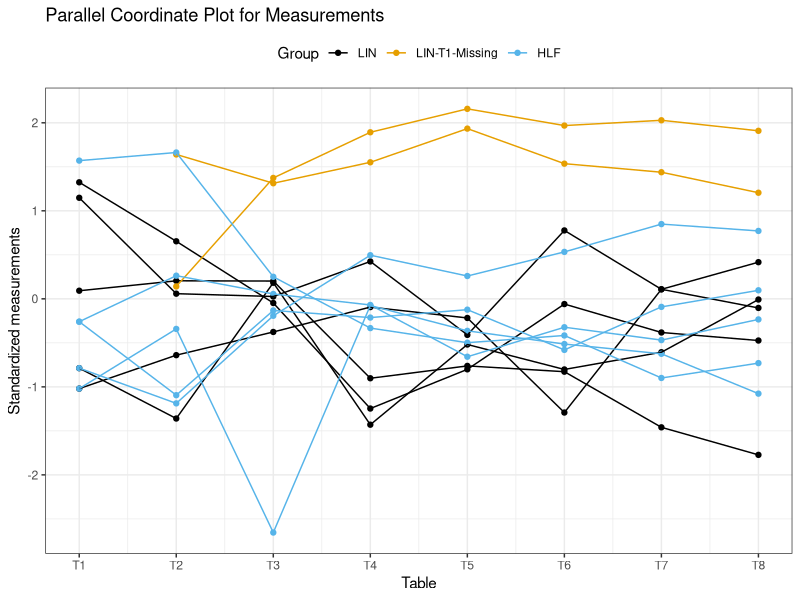

Generate this figure with R:
## ---- chunk 1
knitr::opts_chunk$set(echo = TRUE)

library(tidyr)
library(dplyr)
library(ggplot2)
library(lazyeval) # interp function
library(purrr)
library(kableExtra)
library(GGally)

cbp <- c("#000000", "#E69F00", "#56B4E9", "#009E73", "#F0E442", "#0072B2", "#D55E00", "#CC79A7")
## ---- chunk 2
llData <- data.frame(
  "School" = c(rep("LIN", 7), rep("HLF", 5)),
  "Table 1" = c(0.225, NA, 0.1, 0.375, 0.4, NA, 0.067,
                0.175, 0.435, 0.1, 0.067, 0.175),
  "Table 2" = c(2.2224, 4, 0.2847, 2.0412, 2.7784, 2.1429, 1.1763, 
                0.6131, 4.0275, 0.4979, 1.5455, 2.2944),
  "Table 3" = c(0.3093, 1.3091, 0.2917, 0.1513, 0.0848, 1.3636, -0.2113, 
                0.0086, 0.3527, -0.0459, -2.2622, 0.1770),
  "Table 4" = c(-0.1143, 0.6246, -0.2732, 0.2853, -0.2179, 0.7273, 0.1292,
                0.0933, 0.0573, 0.3067, 0.1345, 0.1364),
  "Table 5" = c(0.0, 0.9231, 0.0833, 0.1207, -0.0133, 1.0, 0.1865,
                0.2188, 0.0903, 0.3497, 0.1364, 0.0357),
  "Table 6" = c(-0.0101, 0.1111, -0.0088, 0.0722, 0.0293, 0.1333, -0.0339,
                0.0026, 0.0110, 0.0597, 0.0060, 0.0158),
  "Table 7" = c(-0.1367, 0.6, 0.0802, 0.2619, 0.1372, 0.75, 0.2619,
                0.2111, 0.0058, 0.4502, 0.0756, 0.1152),
  "Table 8" = c(-0.0909, 0.4545, 0.2323, 0.31, 0.147, 0.5833, 0.2148,
                0.2515, 0.1, 0.375, 0.0365, 0.1909)
)
names(llData) = c("school", "T1", "T2", "T3", "T4", "T5", "T6", "T7", "T8")
test_cols <- names(llData)[-1]
llData$Group <- llData$school
llData$Group[is.na(llData$T1)] <- "LIN-T1-Missing"
llData <- llData %>% 
  mutate(school=factor(school, levels=unique(school))) %>%
  mutate(Group = factor(Group, levels=unique(Group)))
## ---- chunk 3
llData %>%
    kbl(caption = "Measurement-data for the students at LIN and HLF. See <insert-reference-here> for a detailed explanation of the measurement methodology.",
        title = "Measurement-data") %>%
  kable_styling(bootstrap_options = c("striped", "hover", "condensed"))
## ---- chunk 4
colNames <- colnames(llData[,2:9])
transformedData <- data.frame(sapply(2:9, function(j){
  x <- llData[,j]
  (x - mean(x,na.rm=T))/sd(x,na.rm=T)
}))
colnames(transformedData) <- colnames(llData[,2:9])
transformedData$Group <- llData$Group
transformedData$StudentNum <- 1:nrow(llData)
dataLong <- gather(transformedData, condition, measurement, T1:T8, factor_key=TRUE)
dataLong$conditionNumeric <- as.numeric(dataLong$condition)
dataLong %>%
  ggplot(aes(x=conditionNumeric,y=measurement,group=StudentNum)) +
  geom_point(aes(colour=Group)) + 
  geom_line(aes(colour=Group)) + 
  scale_x_continuous(breaks = 1:8, labels=colNames) + 
  ylab("Standardized measurements") + 
  xlab("Table") + 
  theme_bw() +
  scale_colour_manual(values=cbp) + 
  theme(legend.position = "top") + 
  ggtitle("Parallel Coordinate Plot for Measurements")
